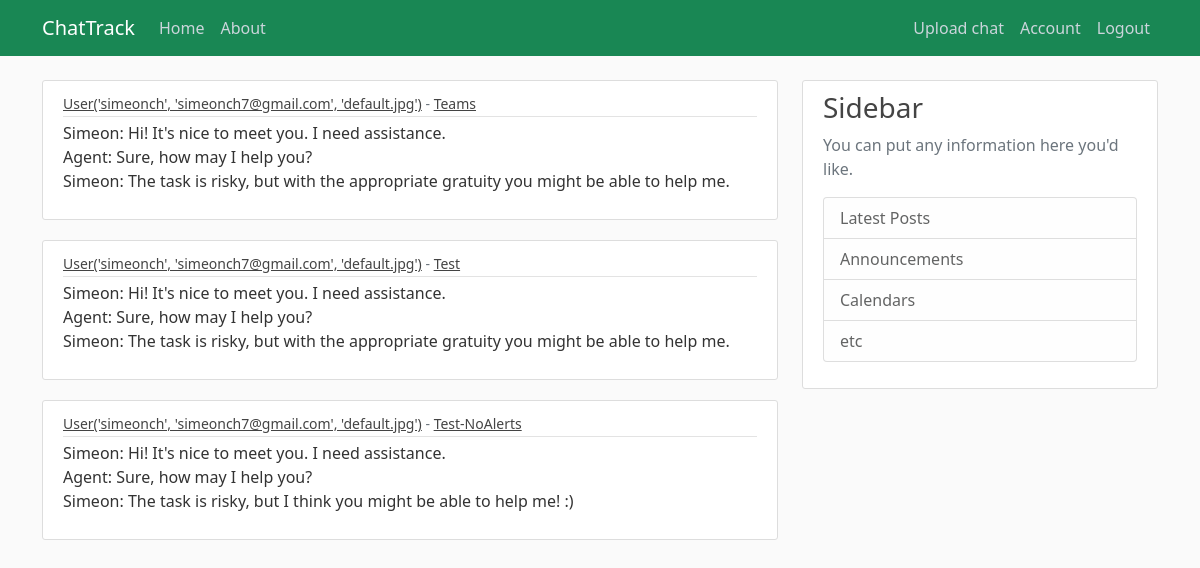
Screenshot of /home (signed in) with the database file from the repository.
### chattrack/models.py (models this page shows, shortened)
class Chat(db.Model):
    id = db.Column(db.Integer, primary_key=True)
    has_alerts = db.Column(db.Boolean, nullable=False, default=False)
    date_uploaded = db.Column(db.DateTime, nullable=False, default=datetime.utcnow)
    channel = db.Column(db.String(30), nullable=False)
    content = db.Column(db.Text, nullable=False)
    user_id = db.Column(db.Integer, db.ForeignKey('user.id'), nullable=False)

class User(db.Model, UserMixin):
    id = db.Column(db.Integer, primary_key=True)
    username = db.Column(db.String(20), unique=True, nullable=False)
    email = db.Column(db.String(50), unique=True, nullable=False)
    profile_pic = db.Column(db.String(20), nullable=False, default='default.jpg')
    password = db.Column(db.String(60), nullable=False)
    chats = db.relationship('Chat', backref='owner', lazy=True)
    def __repr__(self):
        return f"User('{self.username}', '{self.email}', '{self.profile_pic}')"

### chattrack/routes.py (the view)
@app.route("/")
@app.route("/home")
def home():
    queried_chats = Chat.query.all()
    return render_template('home.html', title="Home", chats=queried_chats)

### chattrack/models.py (called while the page is built)
@login_manager.user_loader # get an id to keep session of the user
def load_user(user_id):
    return User.query.get(int(user_id))

### chattrack/templates/home.html
{% extends "init_template.html" %}
{% block content %}
  {% if current_user.is_authenticated %}
      {% for chat in chats %}
      <article class="media content-section">
          <div class="media-body">
            <div class="article-metadata">
              <small class="text-muted"> <a class="article-title" href="#">{{ chat.owner }}</a> {{ chat.date_posted }} - <a class="article-title" href="#">{{ chat.channel }}</a> </small>
            </div>
            <p class="article-content">{{ chat.content }}</p>
          </div>
        </article>
      {% endfor %}
  {% else %}
    <div class="alert alert-primary" role="alert">
      <div class="panel-heading">Please log in!</div>
    </div>
  {% endif %}
{% endblock content %}

### chattrack/templates/init_template.html (shortened to what this page needs)
<!DOCTYPE html>
<html>
    <head>
        <link href="https://cdn.jsdelivr.net/npm/bootstrap@5.0.2/dist/css/bootstrap.min.css" rel="stylesheet">
        <link rel="stylesheet" type="text/css" href="{{ url_for('static', filename='main.css') }}">
    </head>
    <body>
        <header class="site-header">
            <nav class="navbar navbar-expand-lg navbar-dark bg-success fixed-top">
              <div class="container">
                <a class="navbar-brand mr-4" href="/">ChatTrack</a>
                <div class="collapse navbar-collapse" id="navbarToggle">
                  <div class="navbar-nav me-auto">
                    <a class="nav-item nav-link" href="{{ url_for('home') }}">Home</a>
                    <a class="nav-item nav-link" href="{{ url_for('about') }}">About</a>
                  </div>
                  <div class="navbar-nav">
                    {% if current_user.is_authenticated %}
                    <a class="nav-item nav-link" href="{{ url_for('upload_chat') }}">Upload chat</a>
                    <a class="nav-item nav-link" href="{{ url_for('account') }}">Account</a>
                    <a class="nav-item nav-link" href="{{ url_for('logout') }}">Logout</a>
                    {% else %}
                      <a class="nav-item nav-link" href="{{ url_for('login') }}">Login</a>
                      <a class="nav-item nav-link" href="{{ url_for('register') }}">Register</a>
                    {% endif %}
                  </div>
                </div>
              </div>
            </nav>
          </header>
          <main role="main" class="container">
            <div class="row">
                <div class="col-md-8">
                  {% block content %}{% endblock %}
                </div>
              <div class="col-md-4">
                <div class="content-section">
                  <h3>Sidebar</h3>
                  <p class='text-muted'>You can put any information here you'd like.
                    <ul class="list-group">
                      <li class="list-group-item list-group-item-light">Latest Posts</li>
                      <li class="list-group-item list-group-item-light">Announcements</li>
                      <li class="list-group-item list-group-item-light">Calendars</li>
                      <li class="list-group-item list-group-item-light">etc</li>
                    </ul>
                  </p>
                </div>
              </div>
            </div>
          </main>
    </body>
</html>

### chattrack/static/main.css (style rules this page uses)
body { background: #fafafa; color: #333333; margin-top: 5rem; }
h1, h2, h3, h4, h5, h6 { color: #444444; }
.site-header .navbar-nav .nav-link { color: #cbd5db; }
.content-section { background: #ffffff; padding: 10px 20px; border: 1px solid #dddddd; border-radius: 3px; margin-bottom: 20px; }
.article-title { color: #444444; }
.article-content { white-space: pre-line; }
.article-metadata { padding-bottom: 1px; margin-bottom: 4px; border-bottom: 1px solid #e3e3e3 }

### rows the page displays
Chat: owner "User('simeonch', 'simeonch7@gmail.com', 'default.jpg')", channel "Teams", content "Simeon: Hi! It's nice to meet you. I need assistance. Agent: Sure, how may I help you? Simeon: The task is risky, but with the appropriate gratuity you might be able to help me."
Chat: owner "User('simeonch', 'simeonch7@gmail.com', 'default.jpg')", channel "Test", content "Simeon: Hi! It's nice to meet you. I need assistance. Agent: Sure, how may I help you? Simeon: The task is risky, but with the appropriate gratuity you might be able to help me."
Chat: owner "User('simeonch', 'simeonch7@gmail.com', 'default.jpg')", channel "Test-NoAlerts", content "Simeon: Hi! It's nice to meet you. I need assistance. Agent: Sure, how may I help you? Simeon: The task is risky, but I think you might be able to help me! :)"
